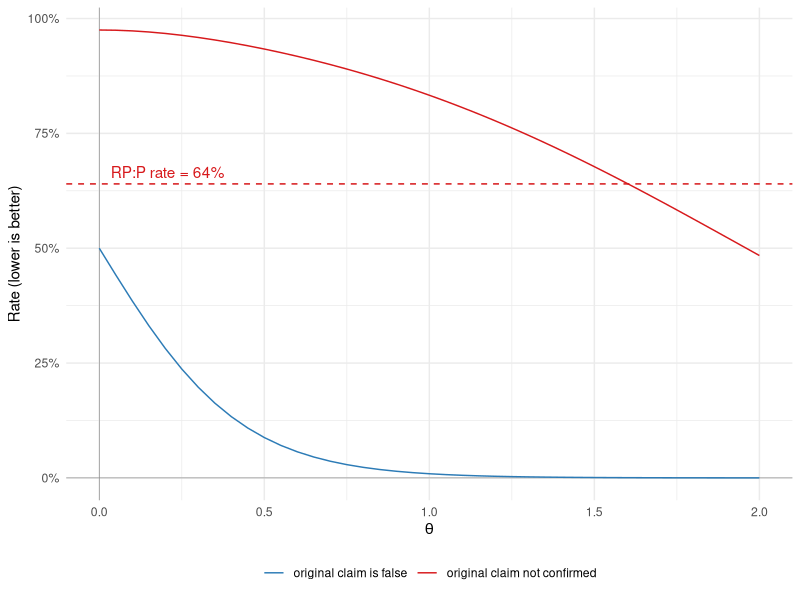
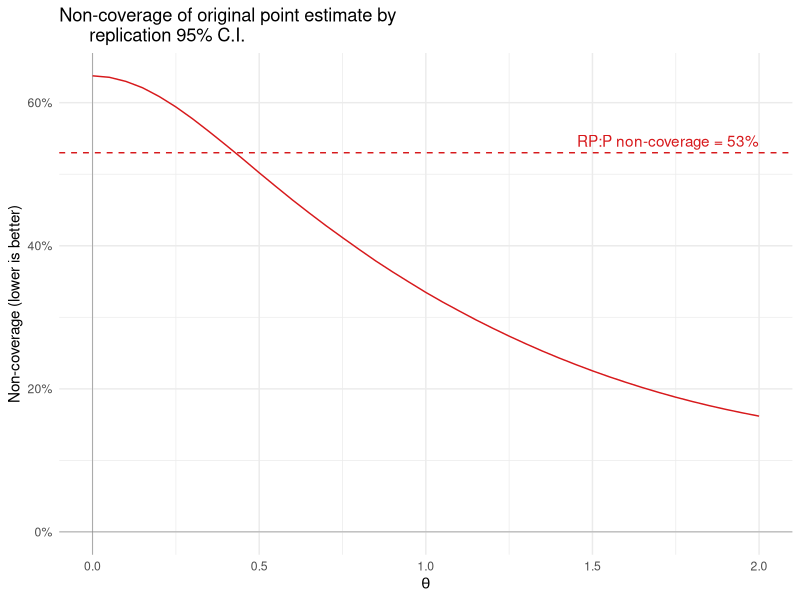
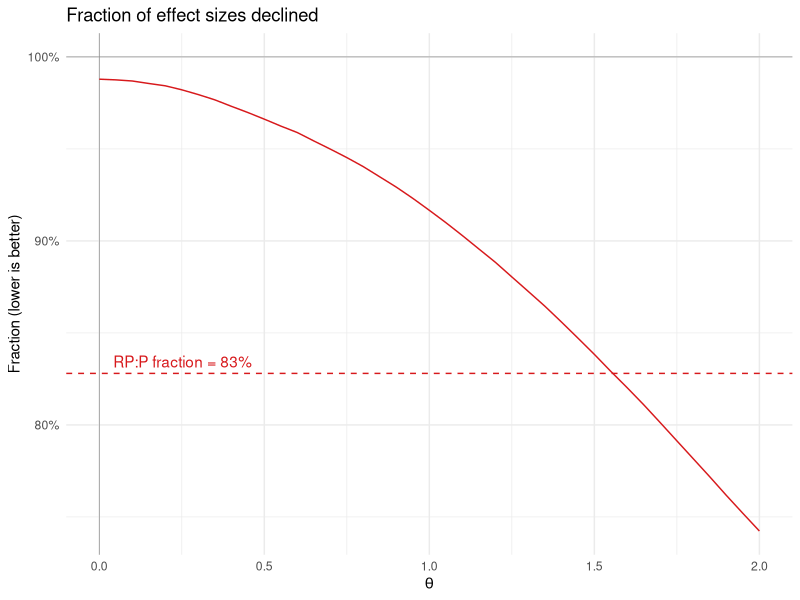
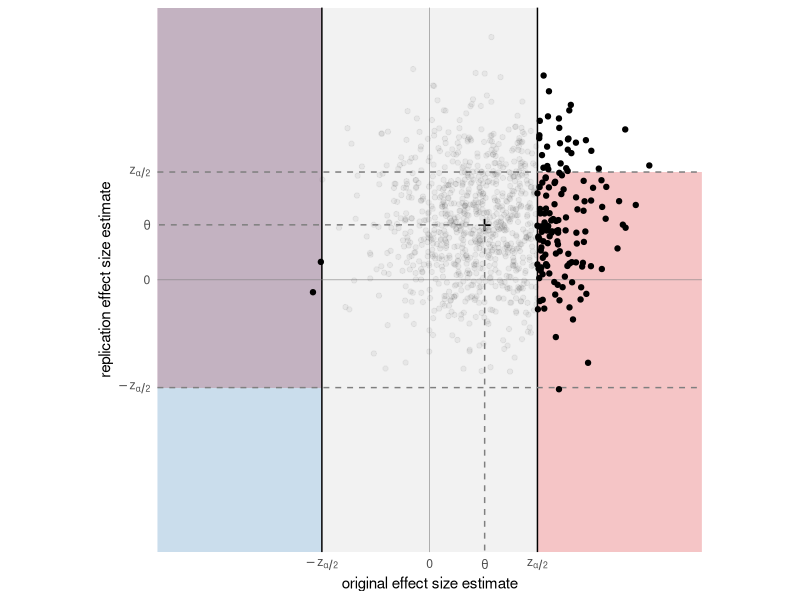
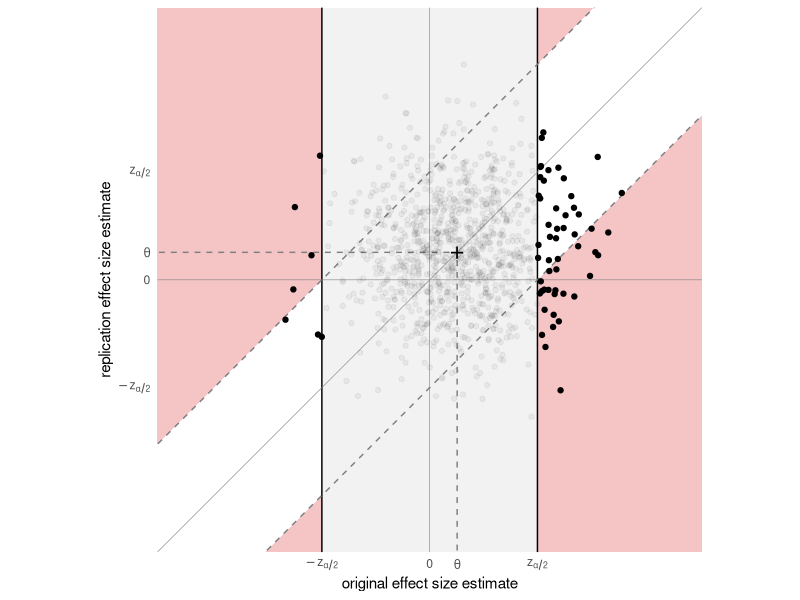
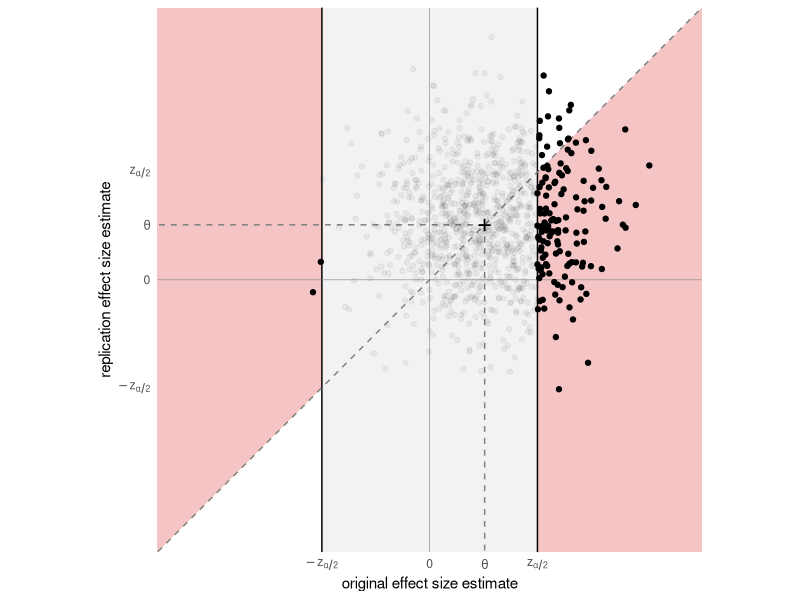

The R script that drew these images, in order:
library(dplyr)
library(foreach)
library(ggplot2)
library(tidyr)

# colors
c.red <- "#d7191c"
c.blue <- "#2c7bb6"

n <- 1000000
thetas <- seq(0, 2, 0.05)
alpha <- 0.05
z.alpha.2 <- qnorm(alpha / 2, lower.tail = FALSE)

# Naive assessment of directional claims ======================================

neg.prob <- pnorm(-z.alpha.2, thetas)
pos.prob <- pnorm(z.alpha.2, thetas, lower.tail = FALSE)
naive.no.rep <- 1 - (neg.prob^2 + pos.prob^2) / (neg.prob + pos.prob)
fdp.sim <- neg.prob / (neg.prob + pos.prob)
df <-
  data.frame(theta = thetas, naive.no.rep = naive.no.rep, fdp = fdp.sim) %>%
  gather(key = "key", value = "fraction", -theta)

pdf("fig/naive-same-dir.pdf", width = 4.5, height = 3)
ggplot(df) +
  geom_hline(yintercept = 0, size = 0.2, color = "gray50") +
  geom_vline(xintercept = 0, size = 0.2, color = "gray50") +
  geom_line(aes(x = theta, y = fraction, group = key, color = key)) +
  scale_color_manual(
    values = c(c.blue, c.red),
    labels = c("original claim is false", "original claim not confirmed")
  ) +
  geom_hline(yintercept = 0.64, lty = 2, color = c.red) +
  annotate(
    "text", color = c.red, x = 0, y = 0.64, hjust = -0.1, vjust = -0.5,
    label = "RP:P rate = 64%"
  ) +
  labs(x = expression(theta), y = "Rate (lower is better)", parse = TRUE) +
  theme_minimal() +
  theme(legend.position = "bottom", legend.title = element_blank()) +
  scale_y_continuous(labels = scales::percent) +
  guides(color = guide_legend(nrow = 1, byrow = TRUE))
dev.off()

# Simulation for naive CI coverage ============================================

set.seed(20180715)

x.rand <- rnorm(n)

coverage <- foreach(theta = thetas, .combine = "c") %do% {
  x <- x.rand + theta
  x <- x[abs(x) > z.alpha.2]
  p.cov <- pnorm(x + z.alpha.2, theta) - pnorm(x - z.alpha.2, theta)
  mean(p.cov)
}
df <- data.frame(theta = thetas, coverage = coverage)

pdf("fig/naive-ci-sim.pdf", width = 4.5, height = 3)
ggplot(df) +
  geom_hline(yintercept = 0, size = 0.2, color = "gray50") +
  geom_vline(xintercept = 0, size = 0.2, color = "gray50") +
  geom_hline(yintercept = 0.53, lty = 2, color = c.red) +
  annotate(
    "text", label = "RP:P non-coverage = 53%", color = c.red, x = 2, y = 0.53,
    hjust = 1, vjust = -0.5
  ) +
  geom_line(aes(x = theta, y = 1 - coverage), color = c.red) +
  labs(
    title =
      "Non-coverage of original point estimate by
      replication 95% C.I.",
    x = expression(theta), y = "Non-coverage (lower is better)"
  ) +
  theme(legend.position = "none") +
  scale_y_continuous(labels = scales::percent) +
  theme_minimal()
dev.off()

# Effect decline simulation ===================================================

set.seed(20181018)

x1.rand <- rnorm(n)
x2.rand <- rnorm(n)

decline.factor <- foreach(theta = thetas, .combine = "c") %do% {
  x1 <- x1.rand + theta
  x2 <- x2.rand + theta
  sig <- abs(x1) > z.alpha.2
  x1 <- x1[sig]
  x2 <- x2[sig]
  
  # decline in effect size
  # since all original effect size > 0, if x1 < 0 a decline means x2 increases
  mean(x2 / x1 < 1)
}
df <- data.frame(theta = thetas, decline = decline.factor)

pdf("fig/naive-decline.pdf", width = 4.5, height = 3)
ggplot(df) +
  geom_hline(yintercept = 1, size = 0.2, color = "gray50") +
  geom_vline(xintercept = 0, size = 0.2, color = "gray50") +
  geom_hline(yintercept = 0.828, lty = 2, color = c.red) +
  annotate(
    "text", label = "RP:P fraction = 83%", color = c.red, x = 0, y = 0.828,
    hjust = -0.1, vjust = -0.5
  ) +
  geom_line(aes(x = theta, y = decline), color = c.red) +
  labs(
    title = "Fraction of effect sizes declined",
    x = expression(theta), y = "Fraction (lower is better)"
  ) +
  scale_y_continuous(labels = scales::percent) +
  theme_minimal()
dev.off()

# Simulation of certain values of theta =======================================
n <- 1000

# for naive same direction significant claims, look at theta = 1
set.seed(20181213)
theta <- 1
theta.O.hat <- rnorm(n, theta)
theta.R.hat <- rnorm(n, theta)
df <-
  data.frame(theta.O.hat = theta.O.hat, theta.R.hat = theta.R.hat) %>%
  mutate(selected = abs(theta.O.hat) > z.alpha.2)

pdf("fig/naive-same-dir-theta1.pdf", width = 3, height = 3)
ggplot(df) +
  annotate(
    "rect", xmin = -Inf, xmax = -z.alpha.2, ymin = -z.alpha.2, ymax = Inf,
    fill = c.red, alpha = 0.25
  ) +
  annotate(
    "rect", xmin = z.alpha.2, xmax = Inf, ymin = -Inf, ymax = z.alpha.2,
    fill = c.red, alpha = 0.25
  ) +
  annotate(
    "rect", xmin = -Inf, xmax = -z.alpha.2, ymin = -Inf, ymax = Inf,
    fill = c.blue, alpha = 0.25
  ) +
  annotate(
    "rect", xmin = -z.alpha.2, xmax = z.alpha.2, ymin = -Inf, ymax = Inf,
    fill = "gray50", alpha = 0.1
  ) +
  geom_vline(xintercept = c(-z.alpha.2, z.alpha.2), lty = 1, color = "black") +
  geom_hline(yintercept = c(-z.alpha.2, z.alpha.2), lty = 2, color = "gray50") +
  geom_vline(xintercept = 0, lty = 1, size = .2, color = "gray50") +
  geom_hline(yintercept = 0, lty = 1, size = .2, color = "gray50") +
  geom_point(aes(x = theta.O.hat, y = theta.R.hat, alpha = selected)) +
  scale_alpha_manual(values = c(0.05, 1)) +
  labs(
    x = "original effect size estimate", y = "replication effect size estimate"
  ) +
  annotate("point", x = theta, y = theta, size = 6, shape = "+") +
  annotate("segment", x = -6, xend = theta, y = theta, yend = theta, 
           lty = 2, col = "gray50"
  ) +
  annotate("segment", x = theta, xend = theta, y = -6, yend = theta, 
           lty = 2, col = "gray50"
  ) +
  coord_fixed(xlim = c(-4.5, 4.5), ylim = c(-4.5, 4.5)) +
  theme_minimal() +
  theme(
    panel.grid.major = element_blank(), panel.grid.minor = element_blank(),
    legend.position = "none"
  ) +
  scale_x_continuous(
    breaks = c(-z.alpha.2, 0, theta, z.alpha.2),
    labels =
      c(
        expression(-z[alpha / 2]), "0", expression(theta),
        expression(z[alpha / 2])
      )
  ) +
  scale_y_continuous(
    breaks = c(-z.alpha.2, 0, theta, z.alpha.2),
    labels =
      c(
        expression(-z[alpha / 2]), "0", expression(theta),
        expression(z[alpha / 2])
      )
  )
dev.off()

# for naive confidence interval coverage, look at theta = 0.3
set.seed(20181213)
theta <- 0.5
theta.O.hat <- rnorm(n, theta)
theta.R.hat <- rnorm(n, theta)
df <-
  data.frame(theta.O.hat = theta.O.hat, theta.R.hat = theta.R.hat) %>%
  mutate(selected = abs(theta.O.hat) > z.alpha.2)

pdf("fig/naive-ci-theta05.pdf", width = 3, height = 3)
ggplot(df) +
  annotate(
    "rect", xmin = -z.alpha.2, xmax = z.alpha.2, ymin = -Inf, ymax = Inf,
    fill = "gray50", alpha = 0.1
  ) +
  annotate(
    "polygon", fill = c.red, alpha = 0.25, 
    x = c(z.alpha.2, z.alpha.2, 5 + z.alpha.2, 5),
    y = c(-5, 0, 5, -5)
  ) +
  annotate(
    "polygon", fill = c.red, alpha = 0.25, 
    x = c(-z.alpha.2, -z.alpha.2, -5 - z.alpha.2, -5),
    y = c(5, 0, -5, 5)
  ) +
  annotate(
    "polygon", fill = c.red, alpha = 0.25, 
    x = c(-z.alpha.2, -z.alpha.2, -5 + z.alpha.2, -5),
    y = c(-5, -2 * z.alpha.2, -5, -5)
  ) +
  annotate(
    "polygon", fill = c.red, alpha = 0.25, 
    x = c(z.alpha.2, z.alpha.2, 5 - z.alpha.2, 5),
    y = c(5, 2 * z.alpha.2, 5, 5)
  ) +
  geom_vline(xintercept = c(-z.alpha.2, z.alpha.2), lty = 1, color = "black") +
  geom_vline(xintercept = 0, lty = 1, size = 0.2, color = "gray50") +
  geom_hline(yintercept = 0, lty = 1, size = 0.2, color = "gray50") +
  annotate(
    "segment", x = -6, xend = theta, y = theta, yend = theta,
    lty = 2, col = "gray50"
  ) +
  annotate(
    "segment", x = theta, xend = theta, y = -6, yend = theta,
    lty = 2, col = "gray50"
  ) +
  geom_abline(slope = 1, intercept = 0, lty = 1, size = 0.2, color = "gray50") +
  geom_abline(slope = 1, intercept = -z.alpha.2, lty = 2, color = "gray50") +
  geom_abline(slope = 1, intercept = z.alpha.2, lty = 2, color = "gray50") +
  geom_point(aes(x = theta.O.hat, y = theta.R.hat, alpha = selected)) +
  scale_alpha_manual(values = c(0.05, 1)) +
  labs(
    x = "original effect size estimate", y = "replication effect size estimate"
  ) +
  annotate("point", x = theta, y = theta, size = 6, shape = "+") +
  coord_fixed(xlim = c(-4.5, 4.5), ylim = c(-4.5, 4.5)) +
  theme_minimal() +
  theme(
    panel.grid.major = element_blank(), panel.grid.minor = element_blank(), 
    legend.position = "none"
  ) +
  scale_x_continuous(
    breaks = c(-z.alpha.2, 0, theta, z.alpha.2),
    labels =
      c(
        expression(-z[alpha / 2]), "0", expression(theta),
        expression(z[alpha / 2])
      )
  ) +
  scale_y_continuous(
    breaks = c(-z.alpha.2, 0, theta, z.alpha.2),
    labels =
      c(
        expression(-z[alpha / 2]), "0", expression(theta),
        expression(z[alpha / 2])
      )
  )
dev.off()

# for naive same direction significant claims, look at theta = 1
set.seed(20181213)
theta <- 1
theta.O.hat <- rnorm(n, theta)
theta.R.hat <- rnorm(n, theta)
df <-
  data.frame(theta.O.hat = theta.O.hat, theta.R.hat = theta.R.hat) %>%
  mutate(selected = abs(theta.O.hat) > z.alpha.2)

pdf("fig/naive-decline-theta1.pdf", width = 3, height = 3)
ggplot(df) +
  annotate(
    "rect", xmin = -z.alpha.2, xmax = z.alpha.2, ymin = -Inf, ymax = Inf,
    fill = "gray50", alpha = 0.1
  ) +
  annotate(
    "polygon", fill = c.red, alpha = 0.25, 
    x = c(z.alpha.2, z.alpha.2, 5, 5),
    y = c(-5, z.alpha.2, 5, -5)
  ) +
  annotate(
    "polygon", fill = c.red, alpha = 0.25, 
    x = c(-z.alpha.2, -z.alpha.2, -5, -5),
    y = c(5, -z.alpha.2, -5, 5)
  ) +
  geom_vline( xintercept = c(-z.alpha.2, z.alpha.2), lty = 1, color = "black") +
  geom_vline(xintercept = 0, lty = 1, size = 0.2, color = "gray50") +
  geom_hline(yintercept = 0, lty = 1, size = 0.2, color = "gray50") +
  annotate(
    "segment", x = -6, xend = theta, y = theta, yend = theta, 
    lty = 2, col = "gray50"
  ) +
  annotate(
    "segment", x = theta, xend = theta, y = -6, yend = theta,
    lty = 2, col = "gray50"
  ) +
  geom_abline(slope = 1, intercept = 0, lty = 2, color = "gray50") +
  geom_point(aes(x = theta.O.hat, y = theta.R.hat, alpha = selected)) +
  scale_alpha_manual(values = c(0.05, 1)) +
  labs(
    x = "original effect size estimate", y = "replication effect size estimate"
  ) +
  annotate("point", x = theta, y = theta, size = 6, shape = "+") +
  coord_fixed(xlim = c(-4.5, 4.5), ylim = c(-4.5, 4.5)) +
  theme_minimal() +
  theme(
    panel.grid.major = element_blank(), panel.grid.minor = element_blank(), 
    legend.position = "none"
  ) +
  scale_x_continuous(
    breaks = c(-z.alpha.2, 0, theta, z.alpha.2),
    labels =
      c(
        expression(-z[alpha / 2]), "0", expression(theta),
        expression(z[alpha / 2])
      )
  ) +
  scale_y_continuous(
    breaks = c(-z.alpha.2, 0, theta, z.alpha.2),
    labels =
      c(
        expression(-z[alpha / 2]), "0", expression(theta),
        expression(z[alpha / 2])
      )
  )
dev.off()
